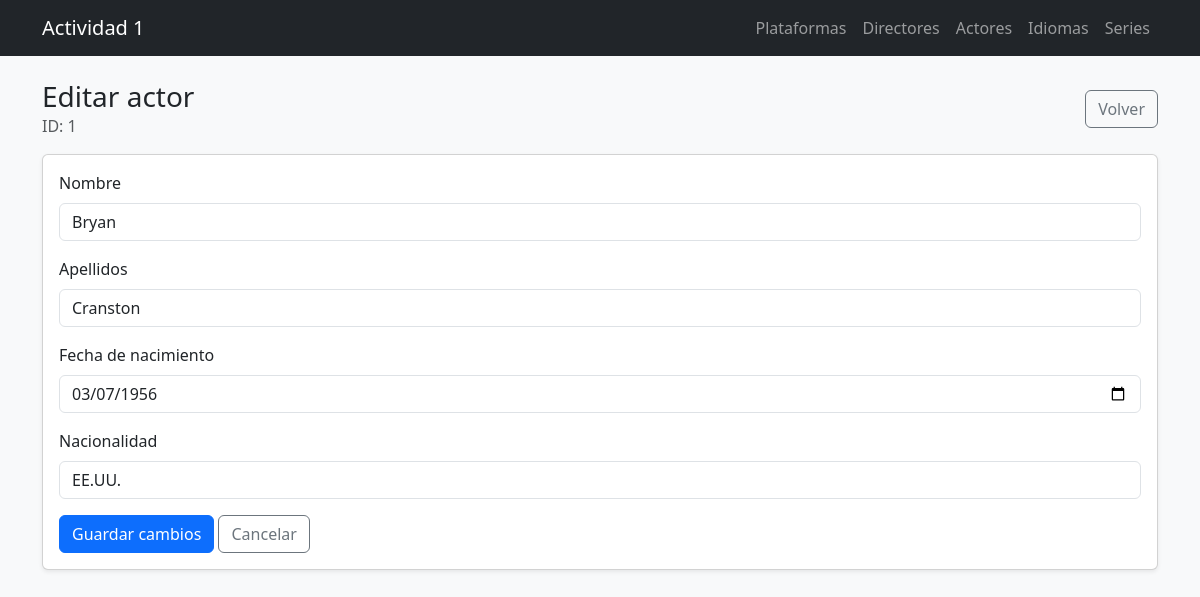
The app's page /views/actores/edit.php?id=1 with its own data.
### tables this page shows
CREATE TABLE actores (
  id INT UNSIGNED AUTO_INCREMENT PRIMARY KEY,
  nombre VARCHAR(100) NOT NULL,
  apellidos VARCHAR(120) NOT NULL,
  fecha_nacimiento DATE NULL,
  nacionalidad VARCHAR(100) NULL,
  created_at DATETIME NOT NULL DEFAULT CURRENT_TIMESTAMP,
  updated_at DATETIME NULL DEFAULT NULL ON UPDATE CURRENT_TIMESTAMP
);

### models/Actor.php (called while the page is built, shortened)
<?php
class Actor
{
    private $id;
    private $nombre;
    private $apellidos;
    private $fechaNacimiento;
    private $nacionalidad;
    public function __construct($id = null, $nombre = null, $apellidos = null, $fechaNacimiento = null, $nacionalidad = null)
    {
        $this->id = $id;
        $this->nombre = $nombre;
        $this->apellidos = $apellidos;
        $this->fechaNacimiento = $fechaNacimiento;
        $this->nacionalidad = $nacionalidad;
    }
    public function getId() { return $this->id; }
    public function getNombre() { return $this->nombre; }
    public function getApellidos() { return $this->apellidos; }
    public function getFechaNacimiento() { return $this->fechaNacimiento; }
    public function getNacionalidad() { return $this->nacionalidad; }
    private function connect()
    {
        $host = "localhost";
        $db   = "actividad1_backend";
        $user = "root";
        $pass = "";
        $charset = "utf8mb4";
        $dsn = "mysql:host=$host;dbname=$db;charset=$charset";
        return new PDO($dsn, $user, $pass, [
            PDO::ATTR_ERRMODE => PDO::ERRMODE_EXCEPTION
        ]);
    }
    public function getById($id)
    {
        $pdo = $this->connect();
        $stmt = $pdo->prepare("SELECT id, nombre, apellidos, fecha_nacimiento, nacionalidad FROM actores WHERE id = ?");
        $stmt->execute([$id]);
        $row = $stmt->fetch(PDO::FETCH_ASSOC);
        return new Actor(
            $row["id"],
            $row["nombre"],
            $row["apellidos"],
            $row["fecha_nacimiento"],
            $row["nacionalidad"]
        );
    }
}

### controllers/ActorController.php (called while the page is built, shortened)
<?php
require_once __DIR__ . "/../models/Actor.php";
class ActorController
{
    public function getActor($id)
    {
         $id = Validator::id($id, "id");
        $model = new Actor();
        return $model->getById($id);
    }
}

### views/actores/edit.php (the view, shortened to what this page needs)
<?php
require_once __DIR__ . "/../../controllers/ActorController.php";
$controller = new ActorController();
$id = (int)$_GET["id"];
$actor = $controller->getActor($id);
$nombre = $actor->getNombre();
$apellidos = $actor->getApellidos();
$fecha = $actor->getFechaNacimiento() ?: "";
$nacionalidad = $actor->getNacionalidad() ?: "";
require_once __DIR__ . "/../partials/header.php";
?>
<div class="d-flex justify-content-between align-items-center mb-3">
  <div>
    <h1 class="h3 mb-0">Editar actor</h1>
    <div class="text-muted">ID: <?= $actor->getId() ?></div>
  </div>
  <a class="btn btn-outline-secondary" href="list.php">Volver</a>
</div>
<div class="card shadow-sm">
  <div class="card-body">
    <form method="post" action="">
      <div class="mb-3">
        <label class="form-label">Nombre</label>
        <input class="form-control" name="nombre" value="<?= htmlspecialchars($nombre) ?>" required autofocus>
      </div>
      <div class="mb-3">
        <label class="form-label">Apellidos</label>
        <input class="form-control" name="apellidos" value="<?= htmlspecialchars($apellidos) ?>" required>
      </div>
      <div class="mb-3">
        <label class="form-label">Fecha de nacimiento</label>
        <input class="form-control" type="date" name="fecha_nacimiento" value="<?= htmlspecialchars($fecha) ?>">
      </div>
      <div class="mb-3">
  <label class="form-label">Nacionalidad</label>
  <input class="form-control" name="nacionalidad" value="<?= htmlspecialchars($nacionalidad) ?>">
</div>
      <button class="btn btn-primary" type="submit">Guardar cambios</button>
      <a class="btn btn-outline-secondary" href="list.php">Cancelar</a>
    </form>
  </div>
</div>
<?php require_once __DIR__ . "/../partials/footer.php"; ?>

### records on screen
actores: id "1", nombre "Bryan", apellidos "Cranston", fecha_nacimiento "03/07/1956", nacionalidad "EE.UU."
